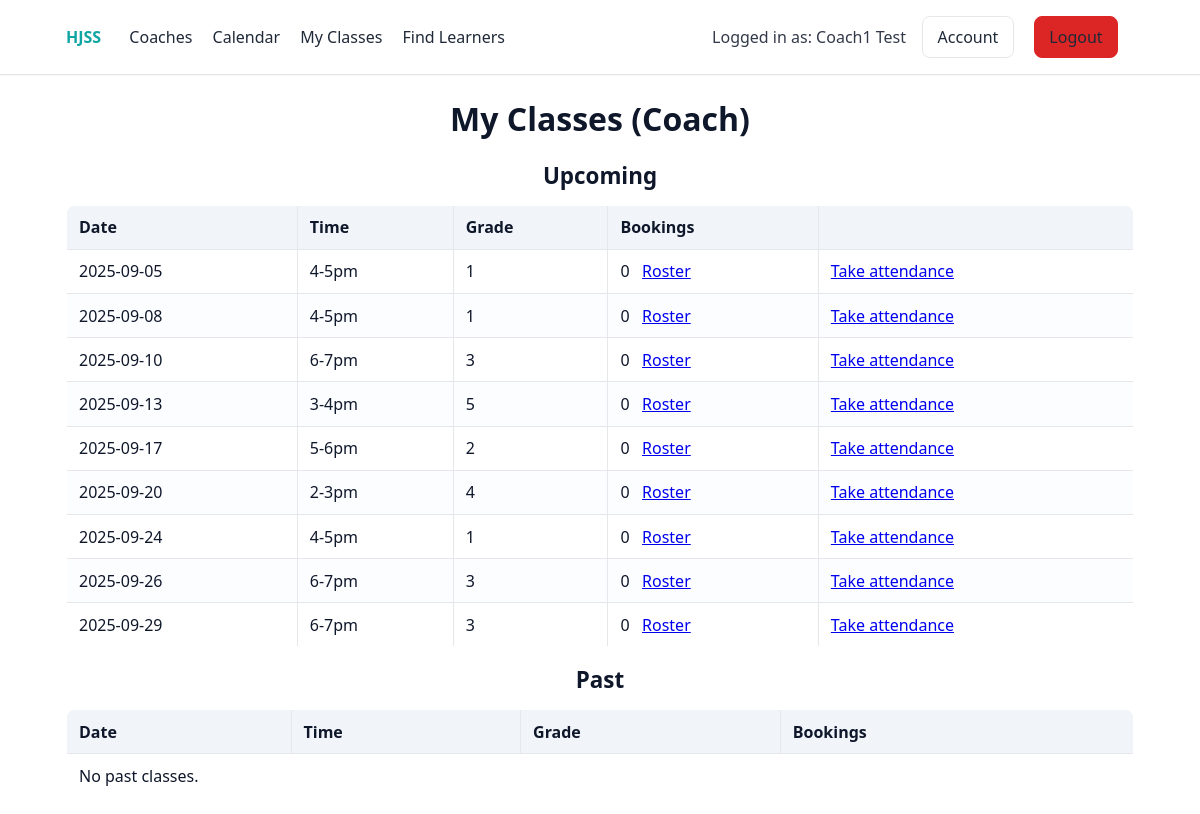
The app's page /my-classes (signed in) with its own data.
### models.py (models this page shows, shortened)
class Coach(db.Model):
    __tablename__ = 'coaches'
    id = db.Column(db.Integer, primary_key=True)
    title = db.Column(db.String(20), nullable=True)
    first_name = db.Column(db.String(60), nullable=False)
    last_name = db.Column(db.String(60), nullable=False)
    email = db.Column(db.String(120), unique=True, nullable=False)
    password_hash = db.Column(db.String(128), nullable=False)
    two_factor_secret = db.Column(db.String(32))
    two_factor_enabled = db.Column(db.Boolean, default=False, nullable=False)
    phone = db.Column(db.String(15))
    profile_image = db.Column(db.String(255))  # path to uploaded image under static/uploads
    about_me = db.Column(db.Text)
    lessons = db.relationship('Lesson', backref='coach', lazy=True)

class Lesson(db.Model):
    __tablename__ = 'lessons'
    id = db.Column(db.Integer, primary_key=True)
    day_of_week = db.Column(db.String(10), nullable=False)  # Monday, Wednesday, Friday, Saturday
    time_slot = db.Column(db.String(10), nullable=False)    # 4-5pm, 5-6pm, 6-7pm, 2-3pm, 3-4pm
    grade_level = db.Column(db.Integer, nullable=False)     # 1-5
    coach_id = db.Column(db.Integer, db.ForeignKey('coaches.id'), nullable=False)
    max_capacity = db.Column(db.Integer, default=4)
    lesson_date = db.Column(db.Date, nullable=False)
    __table_args__ = (
        db.UniqueConstraint('lesson_date', 'time_slot', 'coach_id', name='uq_lesson_date_time_coach'),
    )
    bookings = db.relationship('Booking', backref='lesson', lazy=True, cascade='all, delete-orphan')

### portal.py (the view, shortened to what this page needs)
@portal_bp.route('/my-classes')
@login_required
def my_classes():
    user, role = current_user()
    today = date.today()
    if role == 'coach':
        upcoming = (
            Lesson.query
            .filter(Lesson.coach_id == user.id, Lesson.lesson_date >= today)
            .order_by(Lesson.lesson_date, Lesson.time_slot)
            .all()
        )
        past = (
            Lesson.query
            .filter(Lesson.coach_id == user.id, Lesson.lesson_date < today)
            .order_by(Lesson.lesson_date.desc(), Lesson.time_slot.desc())
            .limit(50)
            .all()
        )
        return render_template('coach_classes.html', lessons=upcoming, past_lessons=past)

### auth.py (called while the page is built)
def _get_user(role: str, user_id: int):
    if role == 'learner':
        return Learner.query.get(user_id)
    if role == 'coach':
        return Coach.query.get(user_id)
    return None

def current_user():
    role = session.get('role')
    uid = session.get('user_id')
    if not role or not uid:
        return None, None
    return _get_user(role, uid), role

def login_required(view_func):
    from functools import wraps
    @wraps(view_func)
    def wrapper(*args, **kwargs):
        user, _ = current_user()
        if not user:
            flash('Please log in to continue.', 'warning')
            return redirect(url_for('auth.login'))
        return view_func(*args, **kwargs)
    return wrapper

### main.py (called while the page is built)
@app.context_processor
def inject_user():
    from auth import _get_user
    role = session.get('role')
    uid = session.get('user_id')
    user = _get_user(role, uid) if role and uid else None
    return dict(current_user=user, current_role=role)

### templates/coach_classes.html (shortened to what this page needs)
{% extends 'base.html' %}
{% block content %}
<h1>My Classes (Coach)</h1>
<h2>Upcoming</h2>
<table border="1" cellpadding="6" cellspacing="0" style="width:100%; border-collapse:collapse;">
  <thead><tr><th>Date</th><th>Time</th><th>Grade</th><th>Bookings</th><th></th></tr></thead>
  <tbody>
    {% for l in lessons %}
      {% set active = l.bookings | selectattr('booking_status', 'equalto', 'booked') | list %}
      <tr>
        <td>{{ l.lesson_date }}</td>
        <td>{{ l.time_slot }}</td>
        <td>{{ l.grade_level }}</td>
        <td>{{ active|length }} &nbsp; <a href="{{ url_for('portal.lesson_roster', lesson_id=l.id) }}">Roster</a></td>
        <td><a href="{{ url_for('portal.attendance', lesson_id=l.id) }}">Take attendance</a></td>
      </tr>
    {% endfor %}
  </tbody>
    </table>
<h2 style="margin-top:1rem;">Past</h2>
<table border="1" cellpadding="6" cellspacing="0" style="width:100%; border-collapse:collapse;">
  <thead><tr><th>Date</th><th>Time</th><th>Grade</th><th>Bookings</th></tr></thead>
  <tbody>
    {% if not past_lessons %}
      <tr><td colspan="4">No past classes.</td></tr>
    {% endif %}
  </tbody>
</table>
{% endblock %}

### templates/base.html (shortened to what this page needs)
<!doctype html>
<html>
  <head>
    <link rel="stylesheet" href="/static/styles.css" />
  </head>
  <body>
    <header class="topbar">
      <div class="container flex between center">
        <nav class="nav-left">
          <a class="brand" href="/">HJSS</a>
          <a href="/coaches">Coaches</a>
          <a href="/calendar">Calendar</a>
          <a href="/my-classes">My Classes</a>
          {% if current_role == 'coach' %}
            <a href="/coach/learners">Find Learners</a>
          {% endif %}
        </nav>
        <div class="nav-right">
          {% if current_user %}
            <span class="user-badge">Logged in as: {{ current_user.first_name }} {{ current_user.last_name }}</span>
            <a class="btn" href="/account">Account</a>
            <a class="btn btn-danger" href="/logout">Logout</a>
          {% else %}
            <a class="btn" href="/login">Login</a>
            <a class="btn btn-primary" href="/register/learner">Sign up</a>
          {% endif %}
        </div>
      </div>
    </header>
    <main class="container">
      {% block content %}{% endblock %}
    </main>
  </body>
  </html>

### static/styles.css (style rules this page uses)
:root { --bg:#ffffff; --bg-muted:#f8fafc; --text:#0f172a; --muted:#334155; --border:#e5e7eb; --brand:#0ea5a3; --primary:#2563eb; --danger:#dc2626; --success:#16a34a; --warning:#d97706; --label-w:200px; --input-w:420px; --label-gap:.6rem; }
* { box-sizing:border-box }
html { -webkit-text-size-adjust:100% }
html,body { height:100% }
body { margin:0;background:var(--bg);color:var(--text);font:16px/1.5 system-ui, -apple-system, Segoe UI, Roboto, Helvetica, Arial, sans-serif; -webkit-font-smoothing:antialiased; -moz-osx-font-smoothing:grayscale }
h1 { font-size:2rem;margin:.25rem 0 1rem }
h2 { font-size:1.4rem;margin:.5rem 0 .75rem }
.container { max-width:1100px;margin:0 auto;padding:1rem }
.flex { display:flex }
.between { justify-content:space-between }
.center { align-items:center }
.topbar { position:sticky;top:0;background:#fff;border-bottom:1px solid var(--border);z-index:10;box-shadow:0 1px 0 rgba(0,0,0,.03) }
.topbar a { color:#1f2937;text-decoration:none;margin-right:1rem }
.topbar .brand { font-weight:700;margin-right:1.5rem;color:var(--brand) }
.btn { display:inline-block;padding:.5rem .9rem;border-radius:.5rem;border:1px solid var(--border);background:#fff;color:#111827;text-decoration:none }
.btn-danger { background:#dc2626;color:#fff;border-color:#dc2626 }
table { width:100%;border-collapse:collapse;background:#fff;border:1px solid var(--border);border-radius:8px;overflow:hidden }
th,td { padding:.6rem .75rem;border-bottom:1px solid var(--border) }
th { background:#f1f5f9;text-align:left }
tbody tr:nth-child(even) { background:#fcfdff }
h1,h2,h3 { text-align:center }
.user-badge { margin-right:.75rem;opacity:.85 }
nav a:last-child { margin-right:0 }
.center { text-align:center }

### records on screen
Coach: first_name "Coach1", last_name "Test"
Lesson: lesson_date "2025-09-05", time_slot "4-5pm", grade_level "1", active "0"
Lesson: lesson_date "2025-09-08", time_slot "4-5pm", grade_level "1", active "0"
Lesson: lesson_date "2025-09-10", time_slot "6-7pm", grade_level "3", active "0"
Lesson: lesson_date "2025-09-13", time_slot "3-4pm", grade_level "5", active "0"
Lesson: lesson_date "2025-09-17", time_slot "5-6pm", grade_level "2", active "0"
Lesson: lesson_date "2025-09-20", time_slot "2-3pm", grade_level "4", active "0"
Lesson: lesson_date "2025-09-24", time_slot "4-5pm", grade_level "1", active "0"
Lesson: lesson_date "2025-09-26", time_slot "6-7pm", grade_level "3", active "0"
Lesson: lesson_date "2025-09-29", time_slot "6-7pm", grade_level "3", active "0"
